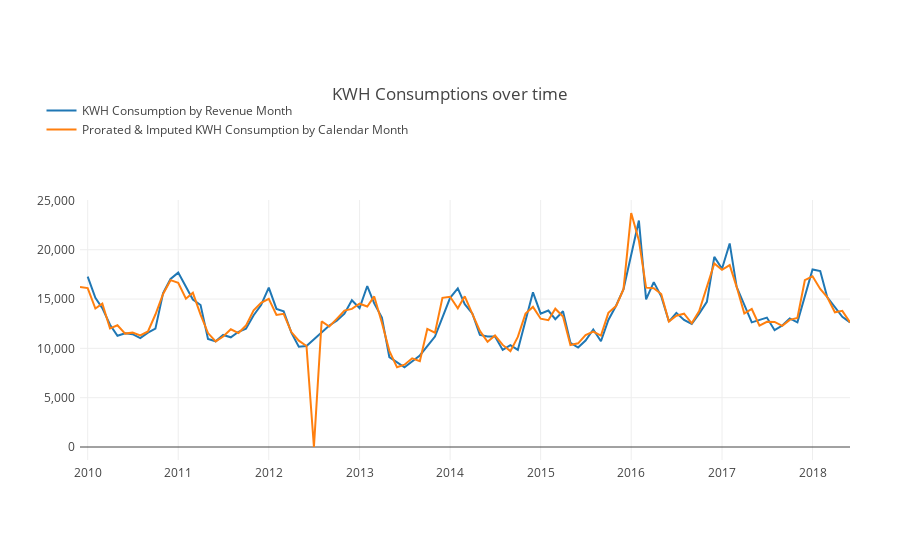

The notebook cell this image was saved under:
### Markdown cell above
#### Example plot of the difference between KWH consumptions per revenue month and imputed KWH consumptions per calendar month. 

Here we can see the imputed KWH consumptions time series is a bit smoother than the original one of which it's a weighted sum. Also in the imputed KWH version we were able to capture the month where the account has no billing data at all (Jun 2012 in this case).

### Code cell
temp = df[df['Building_Meter'] == '341.0 - BLD 04_7835072']
trace1 = go.Scatter(
    x = temp.Revenue_Month,
    y = temp.Consumption_KWH,
    name = 'KWH Consumption by Revenue Month',
    yaxis = 'y'
)

temp = df_prorated_kwh_imputed[df_prorated_kwh_imputed['Building_Meter'] == '341.0 - BLD 04_7835072']
trace2 = go.Scatter(
    x = temp.Month,
    y = temp.Imputed_KWH,
    name = 'Prorated & Imputed KWH Consumption by Calendar Month',
    yaxis = 'y'
)

data = [trace1, trace2]

layout = go.Layout(
    title='KWH Consumptions over time',
    margin=go.layout.Margin(
        l=80,
        r=50,
        b=100,
        t=200,
        pad=4
    ),
    yaxis=dict(
#         title='KWH Consumption',
        tickformat=",",
    ),
    legend=dict(x = -0.05, y=1.4)
)

fig = go.Figure(data=data, layout=layout)
iplot(fig)
